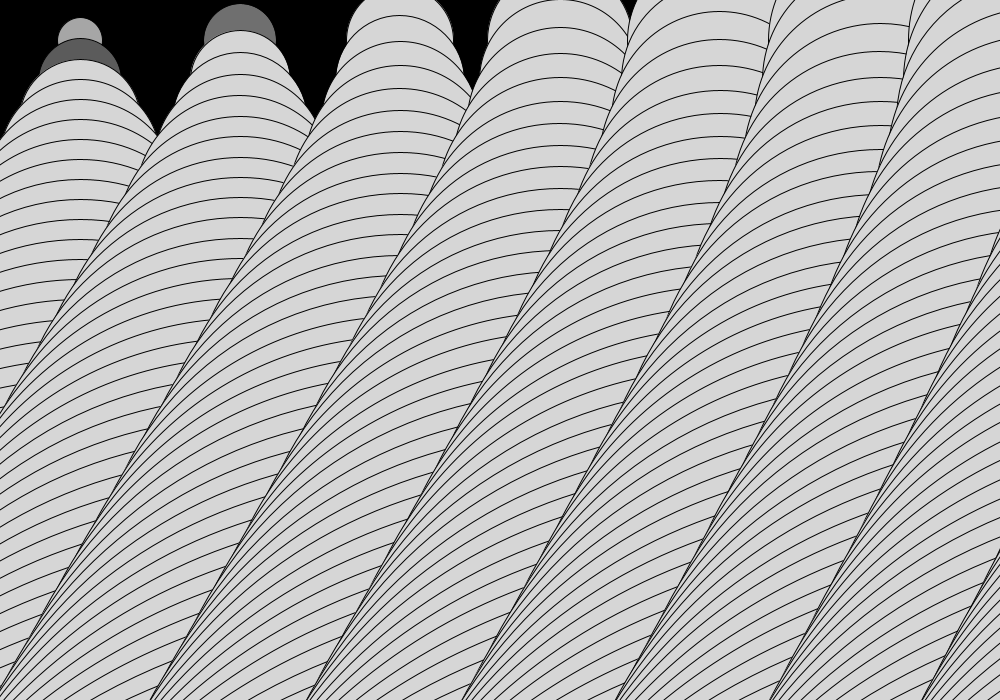
Frame 1 (no input)
Frame 60 (the mouse pressed at the canvas centre just before this capture): identical to frame 1, image omitted
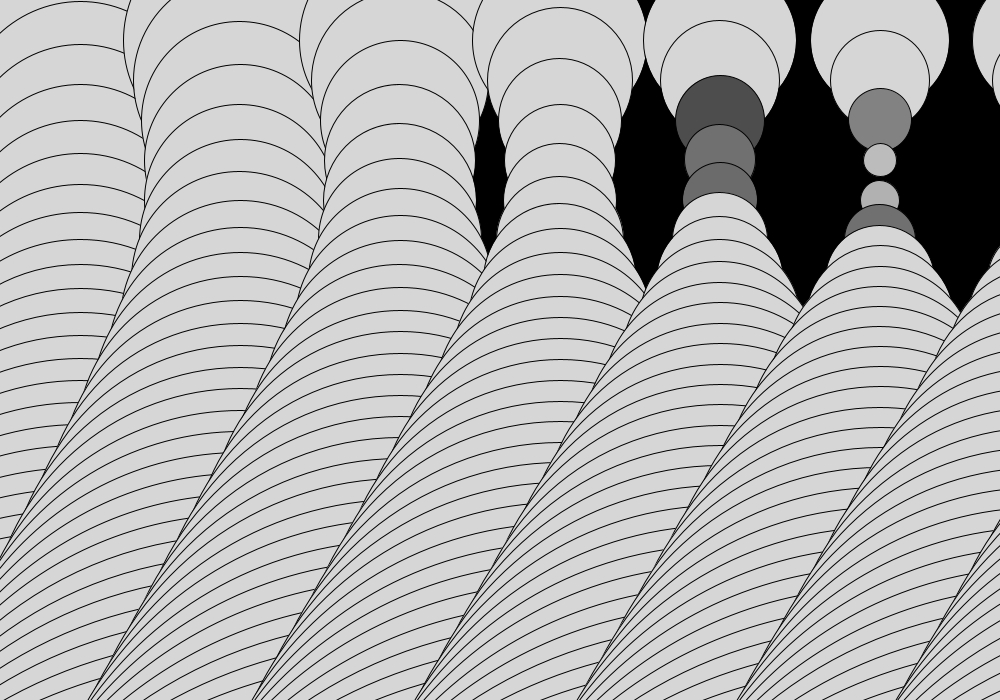
Frame 120 (the mouse held since frame 60 and released just before this capture)

The Processing sketch that drew these frames (run headless with seeded random() and noise(); from frame 60 on, the mouse is pressed at the canvas centre):

// Processing sketch: processing_156637
// ── processing_156637.pde

int fillColor;
float circleX;
float circleY;
float diameter;
int circleSpacing=80;

void setup(){
  size(1000,700);
}

void draw(){
  background(0);
  for (int i=0; i<233; i++) {
    for (int j=0; j<123; j++) {
      setCircleCoordinates(i, j);
      setFillRelativeToMouse();
      setDiameterRelativeToMouse();
      drawOneCircle();
    }
  }
}

void setCircleCoordinates(int x, int y) {
  circleX =(.5*circleSpacing)+(x*circleSpacing);
  circleY=(1*circleSpacing)+(y*circleSpacing);
}

void setFillRelativeToMouse() {
  fillColor = 255 - int(dist(mouseX, mouseY, circleX, circleY));
  if (fillColor<=74) {
    fillColor=214;
  }
  fill(fillColor);

}

void setDiameterRelativeToMouse(){
diameter=dist(mouseX,mouseY,circleX,circleY);
}

void drawOneCircle(){
  ellipse(circleX/.5,circleY/2,diameter*.5,diameter*.5);
}
